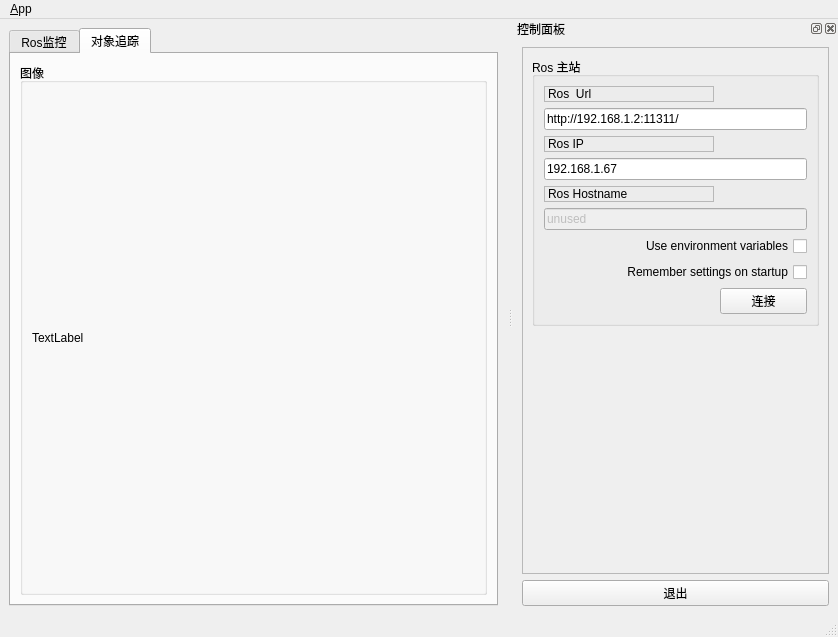
<?xml version="1.0" encoding="UTF-8"?>
<ui version="4.0">
 <class>MainWindowDesign</class>
 <widget class="QMainWindow" name="MainWindowDesign">
  <property name="geometry">
   <rect>
    <x>0</x>
    <y>0</y>
    <width>838</width>
    <height>637</height>
   </rect>
  </property>
  <property name="windowTitle">
   <string>QRosApp</string>
  </property>
  <property name="windowIcon">
   <iconset resource="../resources/images.qrc">
    <normaloff>:/images/icon.png</normaloff>:/images/icon.png</iconset>
  </property>
  <property name="locale">
   <locale language="English" country="Australia"/>
  </property>
  <widget class="QWidget" name="centralwidget">
   <layout class="QHBoxLayout">
    <item>
     <widget class="QTabWidget" name="tab_manager">
      <property name="sizePolicy">
       <sizepolicy hsizetype="Expanding" vsizetype="Expanding">
        <horstretch>0</horstretch>
        <verstretch>0</verstretch>
       </sizepolicy>
      </property>
      <property name="minimumSize">
       <size>
        <width>100</width>
        <height>0</height>
       </size>
      </property>
      <property name="locale">
       <locale language="English" country="Australia"/>
      </property>
      <property name="currentIndex">
       <number>1</number>
      </property>
      <widget class="QWidget" name="tab_status">
       <attribute name="title">
        <string>Ros监控</string>
       </attribute>
       <layout class="QVBoxLayout" name="verticalLayout_2">
        <item>
         <widget class="QGroupBox" name="groupBox_12">
          <property name="sizePolicy">
           <sizepolicy hsizetype="Expanding" vsizetype="Expanding">
            <horstretch>0</horstretch>
            <verstretch>0</verstretch>
           </sizepolicy>
          </property>
          <property name="title">
           <string>日志</string>
          </property>
          <layout class="QGridLayout" name="gridLayout_3">
           <property name="leftMargin">
            <number>9</number>
           </property>
           <item row="0" column="0">
            <widget class="QListView" name="view_logging">
             <property name="sizePolicy">
              <sizepolicy hsizetype="Expanding" vsizetype="Expanding">
               <horstretch>0</horstretch>
               <verstretch>0</verstretch>
              </sizepolicy>
             </property>
            </widget>
           </item>
          </layout>
         </widget>
        </item>
       </layout>
      </widget>
      <widget class="QWidget" name="tab_image">
       <attribute name="title">
        <string>对象追踪</string>
       </attribute>
       <layout class="QVBoxLayout" name="verticalLayout_4">
        <item>
         <widget class="QGroupBox" name="groupBox_2">
          <property name="sizePolicy">
           <sizepolicy hsizetype="Expanding" vsizetype="Preferred">
            <horstretch>0</horstretch>
            <verstretch>0</verstretch>
           </sizepolicy>
          </property>
          <property name="title">
           <string>图像</string>
          </property>
          <layout class="QGridLayout" name="gridLayout_2">
           <property name="leftMargin">
            <number>9</number>
           </property>
           <item row="0" column="0">
            <widget class="QTrackLabel" name="label_img">
             <property name="sizePolicy">
              <sizepolicy hsizetype="Expanding" vsizetype="Expanding">
               <horstretch>0</horstretch>
               <verstretch>0</verstretch>
              </sizepolicy>
             </property>
             <property name="text">
              <string>TextLabel</string>
             </property>
            </widget>
           </item>
          </layout>
         </widget>
        </item>
       </layout>
      </widget>
     </widget>
    </item>
   </layout>
  </widget>
  <widget class="QMenuBar" name="menubar">
   <property name="geometry">
    <rect>
     <x>0</x>
     <y>0</y>
     <width>838</width>
     <height>28</height>
    </rect>
   </property>
   <widget class="QMenu" name="menu_File">
    <property name="title">
     <string>&amp;App</string>
    </property>
    <addaction name="action_Preferences"/>
    <addaction name="separator"/>
    <addaction name="actionAbout"/>
    <addaction name="actionAbout_Qt"/>
    <addaction name="separator"/>
    <addaction name="action_Quit"/>
   </widget>
   <addaction name="menu_File"/>
  </widget>
  <widget class="QStatusBar" name="statusbar"/>
  <widget class="QDockWidget" name="dock_status">
   <property name="sizePolicy">
    <sizepolicy hsizetype="Minimum" vsizetype="Preferred">
     <horstretch>0</horstretch>
     <verstretch>0</verstretch>
    </sizepolicy>
   </property>
   <property name="minimumSize">
    <size>
     <width>325</width>
     <height>401</height>
    </size>
   </property>
   <property name="allowedAreas">
    <set>Qt::RightDockWidgetArea</set>
   </property>
   <property name="windowTitle">
    <string>控制面板</string>
   </property>
   <attribute name="dockWidgetArea">
    <number>2</number>
   </attribute>
   <widget class="QWidget" name="dockWidgetContents_2">
    <layout class="QVBoxLayout" name="verticalLayout">
     <item>
      <widget class="QFrame" name="frame">
       <property name="sizePolicy">
        <sizepolicy hsizetype="Minimum" vsizetype="Preferred">
         <horstretch>0</horstretch>
         <verstretch>0</verstretch>
        </sizepolicy>
       </property>
       <property name="frameShape">
        <enum>QFrame::StyledPanel</enum>
       </property>
       <property name="frameShadow">
        <enum>QFrame::Raised</enum>
       </property>
       <layout class="QVBoxLayout" name="verticalLayout_3">
        <item>
         <widget class="QGroupBox" name="groupBox">
          <property name="title">
           <string>Ros 主站</string>
          </property>
          <layout class="QGridLayout" name="gridLayout">
           <item row="0" column="0">
            <widget class="QLabel" name="label">
             <property name="frameShape">
              <enum>QFrame::StyledPanel</enum>
             </property>
             <property name="frameShadow">
              <enum>QFrame::Raised</enum>
             </property>
             <property name="text">
              <string>Ros  Url</string>
             </property>
            </widget>
           </item>
           <item row="1" column="0" colspan="2">
            <widget class="QLineEdit" name="line_edit_master">
             <property name="text">
              <string>http://192.168.1.2:11311/</string>
             </property>
            </widget>
           </item>
           <item row="2" column="0">
            <widget class="QLabel" name="label_2">
             <property name="frameShape">
              <enum>QFrame::StyledPanel</enum>
             </property>
             <property name="frameShadow">
              <enum>QFrame::Raised</enum>
             </property>
             <property name="text">
              <string>Ros IP</string>
             </property>
            </widget>
           </item>
           <item row="3" column="0" colspan="2">
            <widget class="QLineEdit" name="line_edit_host">
             <property name="text">
              <string>192.168.1.67</string>
             </property>
            </widget>
           </item>
           <item row="4" column="0">
            <widget class="QLabel" name="label_3">
             <property name="frameShape">
              <enum>QFrame::StyledPanel</enum>
             </property>
             <property name="frameShadow">
              <enum>QFrame::Raised</enum>
             </property>
             <property name="text">
              <string>Ros Hostname</string>
             </property>
            </widget>
           </item>
           <item row="5" column="0" colspan="2">
            <widget class="QLineEdit" name="line_edit_topic">
             <property name="enabled">
              <bool>false</bool>
             </property>
             <property name="text">
              <string>unused</string>
             </property>
            </widget>
           </item>
           <item row="6" column="0" colspan="2">
            <widget class="QCheckBox" name="checkbox_use_environment">
             <property name="layoutDirection">
              <enum>Qt::RightToLeft</enum>
             </property>
             <property name="text">
              <string>Use environment variables</string>
             </property>
            </widget>
           </item>
           <item row="7" column="0" colspan="2">
            <widget class="QCheckBox" name="checkbox_remember_settings">
             <property name="layoutDirection">
              <enum>Qt::RightToLeft</enum>
             </property>
             <property name="text">
              <string>Remember settings on startup</string>
             </property>
            </widget>
           </item>
           <item row="8" column="0">
            <spacer name="horizontalSpacer">
             <property name="orientation">
              <enum>Qt::Horizontal</enum>
             </property>
             <property name="sizeHint" stdset="0">
              <size>
               <width>170</width>
               <height>21</height>
              </size>
             </property>
            </spacer>
           </item>
           <item row="8" column="1">
            <widget class="QPushButton" name="button_connect">
             <property name="enabled">
              <bool>true</bool>
             </property>
             <property name="sizePolicy">
              <sizepolicy hsizetype="MinimumExpanding" vsizetype="Fixed">
               <horstretch>0</horstretch>
               <verstretch>0</verstretch>
              </sizepolicy>
             </property>
             <property name="toolTip">
              <string>Set the target to the current joint trajectory state.</string>
             </property>
             <property name="statusTip">
              <string>Clear all waypoints and set the target to the current joint trajectory state.</string>
             </property>
             <property name="text">
              <string>连接</string>
             </property>
            </widget>
           </item>
          </layout>
         </widget>
        </item>
        <item>
         <spacer name="verticalSpacer_3">
          <property name="orientation">
           <enum>Qt::Vertical</enum>
          </property>
          <property name="sizeHint" stdset="0">
           <size>
            <width>20</width>
            <height>233</height>
           </size>
          </property>
         </spacer>
        </item>
       </layout>
      </widget>
     </item>
     <item>
      <widget class="QPushButton" name="quit_button">
       <property name="sizePolicy">
        <sizepolicy hsizetype="MinimumExpanding" vsizetype="Fixed">
         <horstretch>0</horstretch>
         <verstretch>0</verstretch>
        </sizepolicy>
       </property>
       <property name="text">
        <string>退出</string>
       </property>
      </widget>
     </item>
    </layout>
   </widget>
  </widget>
  <action name="action_Quit">
   <property name="text">
    <string>&amp;Quit</string>
   </property>
   <property name="shortcut">
    <string>Ctrl+Q</string>
   </property>
   <property name="shortcutContext">
    <enum>Qt::ApplicationShortcut</enum>
   </property>
  </action>
  <action name="action_Preferences">
   <property name="text">
    <string>&amp;Preferences</string>
   </property>
  </action>
  <action name="actionAbout">
   <property name="text">
    <string>&amp;About</string>
   </property>
  </action>
  <action name="actionAbout_Qt">
   <property name="text">
    <string>About &amp;Qt</string>
   </property>
  </action>
 </widget>
 <customwidgets>
  <customwidget>
   <class>QTrackLabel</class>
   <extends>QLabel</extends>
   <header>QTrackLabel.hpp</header>
  </customwidget>
 </customwidgets>
 <resources>
  <include location="../resources/images.qrc"/>
 </resources>
 <connections>
  <connection>
   <sender>action_Quit</sender>
   <signal>triggered()</signal>
   <receiver>MainWindowDesign</receiver>
   <slot>close()</slot>
   <hints>
    <hint type="sourcelabel">
     <x>-1</x>
     <y>-1</y>
    </hint>
    <hint type="destinationlabel">
     <x>399</x>
     <y>299</y>
    </hint>
   </hints>
  </connection>
  <connection>
   <sender>quit_button</sender>
   <signal>clicked()</signal>
   <receiver>MainWindowDesign</receiver>
   <slot>close()</slot>
   <hints>
    <hint type="sourcelabel">
     <x>859</x>
     <y>552</y>
    </hint>
    <hint type="destinationlabel">
     <x>469</x>
     <y>299</y>
    </hint>
   </hints>
  </connection>
 </connections>
</ui>
